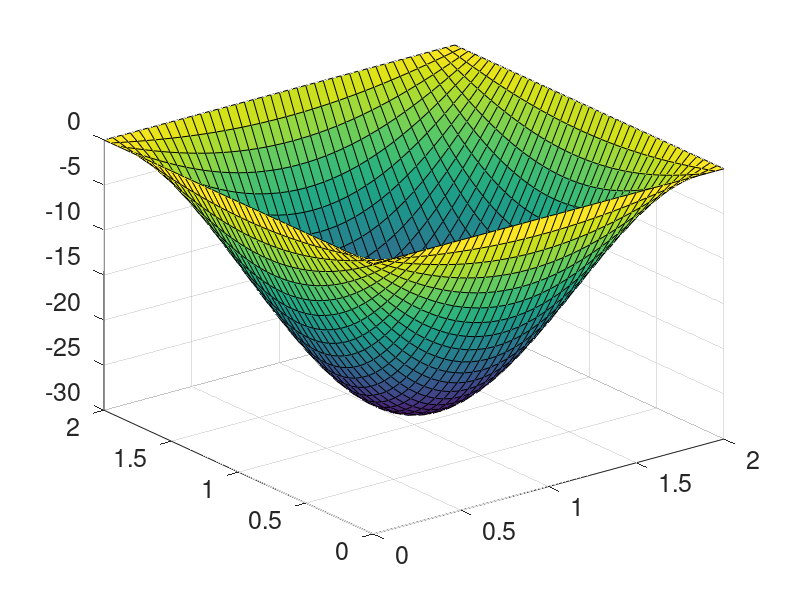

The MATLAB source for this figure: (Note: this script raises an error after producing the figure.)
%==================================================================================================
% MATLAB script to determine approximate deflected shape and B.M.D of a simply supported plate at 
% all edges (Navier's Method) due to uniformly distribute load
% For further details, go to the link below:
% https://github.com/SubhadipN/Fourier_Series/blob/main/README.md
%==================================================================================================
% PREPARED BY SUBHADIP NASKAR, RESEARCH SCHOLAR, IIT GUWAHATI
%==================================================================================================
clear all; clc; warning('off','all')
%==================================================================================================
a = 2; b = 2;	% Dimension of the plate (m) [a: x-direction; b: y-direction] 
po = -1000;		% Uniform pressure (kN/m^2)
Es = 2*10^8;	% Elastic modulus of steel (kN/m^2)
h = 0.05;		% Plate thickness (m)
nu = 0.30;		% Poisson's ratio
fn = 10;		% Number of terms in Fourier series:: 
sx = 0.05; 		% Meshgrid properties (small interval in x direction)
sy = 0.05;		% Meshgrid properties (small interval in x direction)
%==================================================================================================
D = Es*h^3/(12*(1-nu^2));           % Flexural Rigidity of plate
gx = 1+b/sx; gy = 1+a/sy;           % Grid numbers in x and y direction
[x,y] = meshgrid(0:sx:a,0:sy:b);
%==================================================================================================
% Determination of surface load coefficients (pmn)::
% **NOTE: the formula for pmn must be modified accordingly if any other external loading than 
% uniform pressure is acting on the simply supported plate.
pmn = zeros(fn);
for m = 1:fn
    for n = 1:fn 
        if (mod(m,2) == 1) && (mod(n,2) == 1) 
            pmn(m,n) = 16*po/(m*n*pi^2); 
        end
    end
end
%==================================================================================================
% Determination of deflection coefficients (wmn)::
wmn = zeros(fn);
for m = 1:fn 
    for n = 1:fn 
        dnm = (pi^4)*D*((m/a)^2+(n/b)^2)^2; 
        wmn(m,n) = pmn(m,n)/dnm; 
    end
end
%==================================================================================================
% Determination of deflected shape (wxy) [Unit: m]::
wxy = zeros(fn);
for i = 1:gx
    for j = 1:gy 
        s = 0;
        for m = 1:fn 
            for n = 1:fn 
                s = s+wmn(m,n)*sin(m*pi*x(i,j)/a)*sin(n*pi*y(i,j)/b); 
            end
        end
        wxy(i,j) = s;
    end
end
%==================================================================================================
% Determination of bending moments (Mx, My) [Unit: kN-m]::
for i = 1:gx
    for j = 1:gy s1 = 0; s2 = 0;
        for m = 1:fn
            for n = 1:fn
                nmn1 = pmn(m,n)*((m/a)^2+nu*(n/b)^2); 
                nmn2 = pmn(m,n)*(nu*(m/a)^2+(n/b)^2);   
                dnm = ((m/a)^2+(n/b)^2)^2;              
                s1 = s1+(nmn1/dnm)*sin(m*pi*x(i,j)/a)*sin(n*pi*y(i,j)/b);
                s2 = s2+(nmn2/dnm)*sin(m*pi*x(i,j)/a)*sin(n*pi*y(i,j)/b);
            end
        end
        Mx(i,j) = s1*pi^-2; 
        My(i,j) = s2*pi^-2;
    end
end
%==================================================================================================
figure (1)
surf(x,y,1000*wxy); 
set(gca,'FontSize',18); 
colorbar('northoutside','fontsize',18);
title('Deflected shape of simply supported plate','fontsize',18); 
xlabel('x (m)','fontsize',18); 
ylabel('y (m)','fontsize',18); 
zlabel('Deflection (mm)','fontsize',18);
figure (2)
subplot(1,2,1)
surf(x,y,Mx); 
set(gca,'FontSize',18); 
colorbar('northoutside','fontsize',18);
xlabel('x (m)','fontsize',18);
ylabel('y (m)','fontsize',18); 
zlabel('Mx (kN-m)','fontsize',18);
title('Bending moment diagram of simply supported plate','fontsize',18)
subplot(1,2,2)
surf(x,y,My); 
set(gca,'FontSize',18); 
colorbar('northoutside','fontsize',18);
title('Bending moment diagram of simply supported plate','fontsize',18)
xlabel('x (m)','fontsize',18); 
ylabel('y (m)','fontsize',18); 
zlabel('My (kN-m)','fontsize',18);
%==================================================================================================
